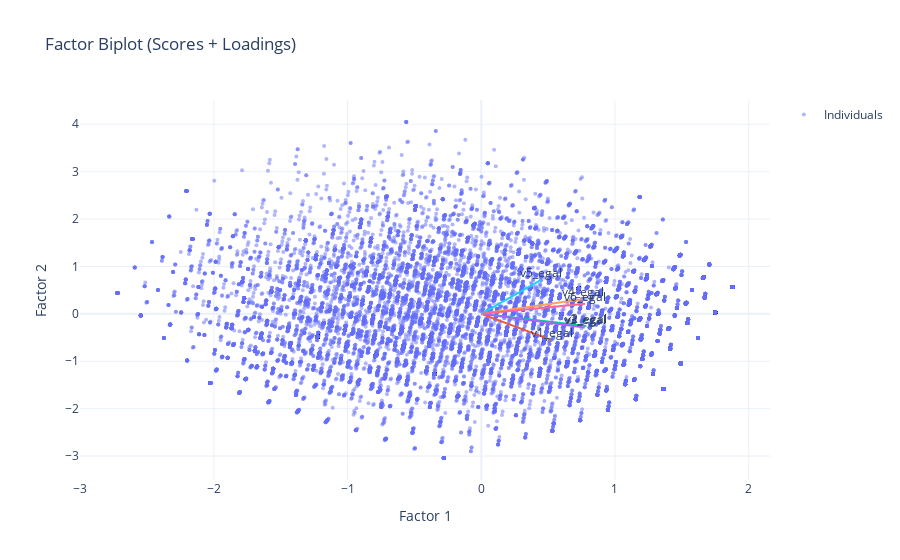

Source (notebook cell):
### Code cell
plot_loadings_scores(loadings_22,scores_df_22)

### Figure 1 — Plotly figure (JSON) as saved in the notebook; plotly's stock layout.template omitted (floating-point values rounded to 4 significant figures; data arrays with more than 128 entries replaced by an {"elided": "..."} marker saying what was removed)
{"data": [{"marker": {"opacity": 0.5, "size": 4}, "mode": "markers", "name": "Individuals", "type": "scatter", "x": {"elided": "20000 float values"}, "y": {"elided": "20000 float values"}}, {"line": {"width": 2}, "mode": "lines+text", "showlegend": false, "text": [null, "v1_egal"], "textposition": "top center", "type": "scatter", "x": [0, 0.5263], "y": [0, -0.5542]}, {"line": {"width": 2}, "mode": "lines+text", "showlegend": false, "text": [null, "v2_egal"], "textposition": "top center", "type": "scatter", "x": [0, 0.7857], "y": [0, -0.2575]}, {"line": {"width": 2}, "mode": "lines+text", "showlegend": false, "text": [null, "v3_egal"], "textposition": "top center", "type": "scatter", "x": [0, 0.7742], "y": [0, -0.2863]}, {"line": {"width": 2}, "mode": "lines+text", "showlegend": false, "text": [null, "v4_egal"], "textposition": "top center", "type": "scatter", "x": [0, 0.7574], "y": [0, 0.3101]}, {"line": {"width": 2}, "mode": "lines+text", "showlegend": false, "text": [null, "v5_egal"], "textposition": "top center", "type": "scatter", "x": [0, 0.4444], "y": [0, 0.7126]}, {"line": {"width": 2}, "mode": "lines+text", "showlegend": false, "text": [null, "v6_egal"], "textposition": "top center", "type": "scatter", "x": [0, 0.7766], "y": [0, 0.2113]}], "layout": {"title": {"text": "Factor Biplot (Scores + Loadings)"}, "xaxis": {"title": {"text": "Factor 1"}, "zeroline": true}, "yaxis": {"title": {"text": "Factor 2"}, "zeroline": true}}}
